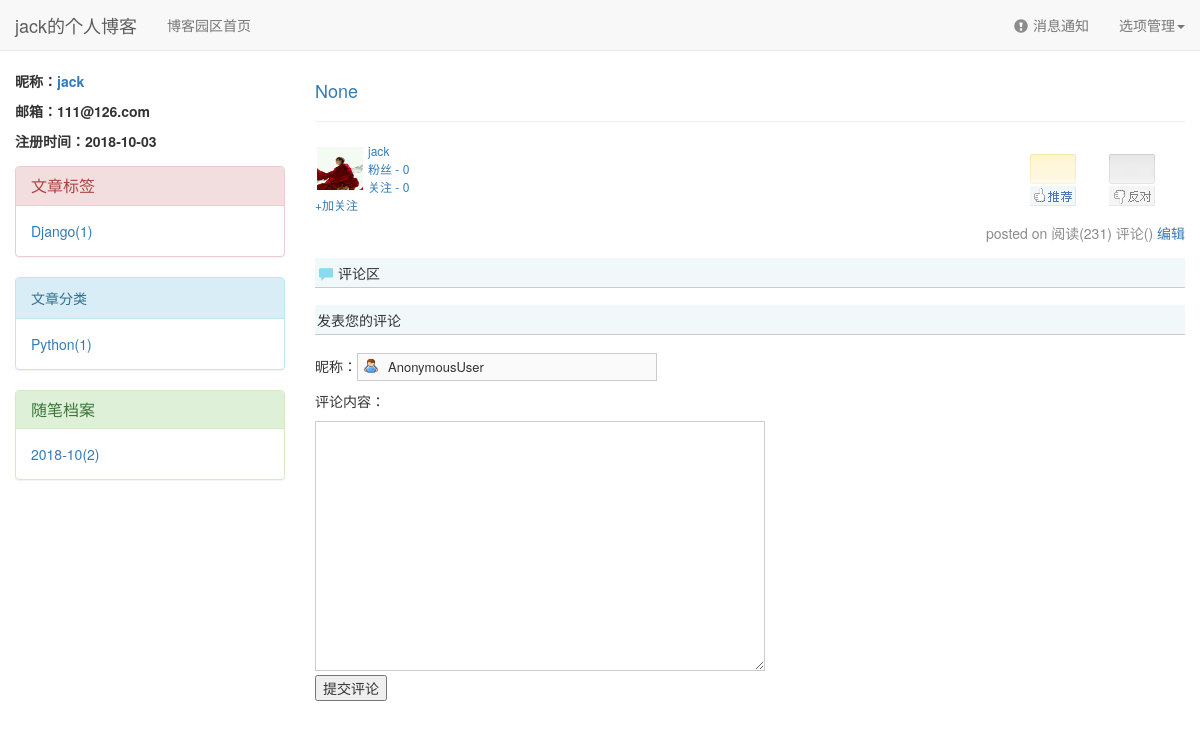
The page /jack/article/8/ on the database its author committed.
### blogs/models.py (models this page shows, shortened)
class UserInfo(AbstractUser):
    id = models.AutoField(primary_key=True)
    create_time = models.DateTimeField(verbose_name='创建时间', auto_now_add=True)
    telephone = models.CharField(max_length=18,null=True)
    avatar = models.FileField(upload_to='avatar/', default='avatar/default.jpg')
    blog = models.OneToOneField(to='Blog', to_field='id', null=True, on_delete=models.CASCADE)
    def __str__(self):
        return self.username

class Tag(models.Model):
    id = models.AutoField(primary_key=True)
    title = models.CharField(verbose_name='标签名称', max_length=32)
    blog = models.ForeignKey(verbose_name='所属博客', to='Blog', to_field='id', on_delete=models.CASCADE)

class Kind(models.Model):
    id = models.AutoField(primary_key=True)
    title = models.CharField(verbose_name='分类名称', max_length=32)
    blog = models.ForeignKey(verbose_name='所属博客', to='Blog', to_field='id', on_delete=models.CASCADE)

### blogs/views.py (the view)
# urls.py: re_path(r'^(?P<username>\w+)/article/(?P<article_id>\d+)/$',views.article_detail),
def article_detail(request,username,article_id):
    username = UserInfo.objects.filter(username=username).first()
    if username:
        article = Article.objects.filter(id=article_id).first()
        comment_list = Comment.objects.filter(article=article)
        return render(request,'article.html',locals())

### blogs/templatetags/user_tag.py (called while the page is built)
@register.inclusion_tag('classification.html')
def get_param(username):
    username = UserInfo.objects.filter(username=username).first()
    if username:
        article_list = Article.objects.filter(user=username)
        blog = username.blog
        kind_query = Kind.objects.filter(blog=blog).values('title').annotate(c=Count('id'))
        tag_query = Tag.objects.filter(blog=blog).values('title').annotate(c=Count('id'))
        date_list=Article.objects.filter(user=username).annotate(month=TruncMonth("create_time")).values("month").\
            annotate(c=Count("id")).values_list("month","c")
    return locals()

### templates/article.html (shortened to what this page needs)
{% extends 'base.html' %}
{% block content %}
    <div class="form-group clearfix">
        <div class="content_box">
            <div class="content ">
                <a href="/{{ username }}/article/{{ article.id }}"><h4>{{ article }}</h4></a>
            </div>
            <hr>
            <div id="author_profile">
                <div id="author_profile_info" class="author_profile_info">
                    <div id="author_profile_detail" class="author_profile_info">
                        <a href="/{{ username }}" target="_blank">
                            <img src="/media/{{ username.avatar }}" class="author_avatar"></a>
                        <a href="/{{ username }}">{{ username }}</a><br>
                        <a href="#">粉丝 - 0</a><br>
                        <a href="#">关注 - 0</a><br>
                    </div>
                </div>
                <div class="clearfix"></div>
                <div id="author_profile_follow">
                    <a href="javascript:void(0);">+加关注</a>
                </div>
            </div>
            <div id="div_digg">
                <div class="diggit actions">
                </div>
                <div class="buryit actions">
                </div>
            </div>
            <div class="clearfix"></div>
            <div class="article_footer pull-right">
                posted on
                 <span>阅读(231)</span> <span>评论({{article.comment_count }})</span>
                <a href="/backend">编辑</a>
            </div>
        </div>
    </div>
    <div class="comment from-group">
        <div class="comment_title">
            <span class="glyphicon glyphicon-comment"></span><span>评论区</span>
        </div>
    </div>
    <div id="comment_form" class="form-group">
        <p id="commentform_title" class="comment_title">发表您的评论</p>
        <p>昵称：<input type="text" class="author" disabled="disabled" size="50" value="{{ request.user }}">
        </p>
        <p>评论内容：</p>
        <textarea id="tbCommentBody"></textarea><br>
        <input type="button" class="submit_btn" value="提交评论">
    </div>
{% endblock %}

### templates/base.html (shortened to what this page needs)
<!DOCTYPE html>
<html lang="en">
<head>
    <link rel="stylesheet" href="/static/blogs/css/bootstrap.css">
</head>
<body>
<nav class="navbar navbar-default navbar-static-top">
    <div class="container-fluid">
        <div class="navbar-header">
            <a class="navbar-brand" href="/{{ username }}">{{ username }}的个人博客</a>
        </div>
        <div class="collapse navbar-collapse" id="bs-example-navbar-collapse-1">
            <ul class="nav navbar-nav">
                <li><a href="/">博客园区首页</a></li>
            </ul>
            <ul class="nav navbar-nav navbar-right">
                <li><a href="#"><span class="glyphicon glyphicon-exclamation-sign"></span>消息通知</a></li>
                <li class="dropdown">
                    <a href="#" class="dropdown-toggle" data-toggle="dropdown" role="button" aria-haspopup="true"
                       aria-expanded="false">选项管理<span class="caret"></span></a>
                </li>
            </ul>
        </div>
    </div>
</nav>
<div class="container">
    <div class="row">
        <div class="col-md-3">
            <div class="form-group">
                <b>
                    <p>昵称：<a href="/{{ username }}">{{ username }}</a></p>
                    <p>邮箱：{{ username.email }}</p>
                    <p>注册时间：{{ username.create_time |date:'Y-m-d' }}</p>
                </b>
            </div>
            {% load user_tag %}
            {% get_param username %}
        </div>
        <div class="col-md-9">
            {% block content %}
            {% endblock %}
        </div>
    </div>
</div>
</body>
</html>

### templates/classification.html
<div class="panel panel-danger">
    <div class="panel-heading">
        <h3 class="panel-title">文章标签</h3>
    </div>
    <div class="panel-body">
        {% for tag in tag_query %}
            <a href="/{{ username }}/tag/{{ tag.title }}">{{ tag.title }}({{ tag.c|default:'0'}})</a>
            <br>
        {% endfor %}
    </div>
</div>
<div class="panel panel-info">
    <div class="panel-heading">文章分类</div>
    <div class="panel-body">
        {% for kind in kind_query %}
            <a href="/{{ username }}/kind/{{ kind.title }}">{{ kind.title }}({{ kind.c|default:'0' }})</a>
            <br>
        {% endfor %}
    </div>
</div>
<div class="panel panel-success">
    <div class="panel-heading">
        <h3 class="panel-title">随笔档案</h3>
    </div>
    <div class="panel-body">
        {% for month,c in date_list %}
            <a href="/{{ username }}/date/{{ month|date:'Y/m' }}">{{ month|date:'Y-m'}}({{ c|default:'0' }})</a>
            <br>
        {% endfor %}
    </div>
</div>

### rows shown on the page
UserInfo: username "jack", email "111@126.com", create_time "2018-10-03", avatar (picture)
Tag: title "Django", c "1"
Kind: title "Python", c "1"

### other values the page prints
{{ month|date:'Y-m' }} "2018-10"
{{ c|default:'0' }} "2"
{{ article }} "None"
